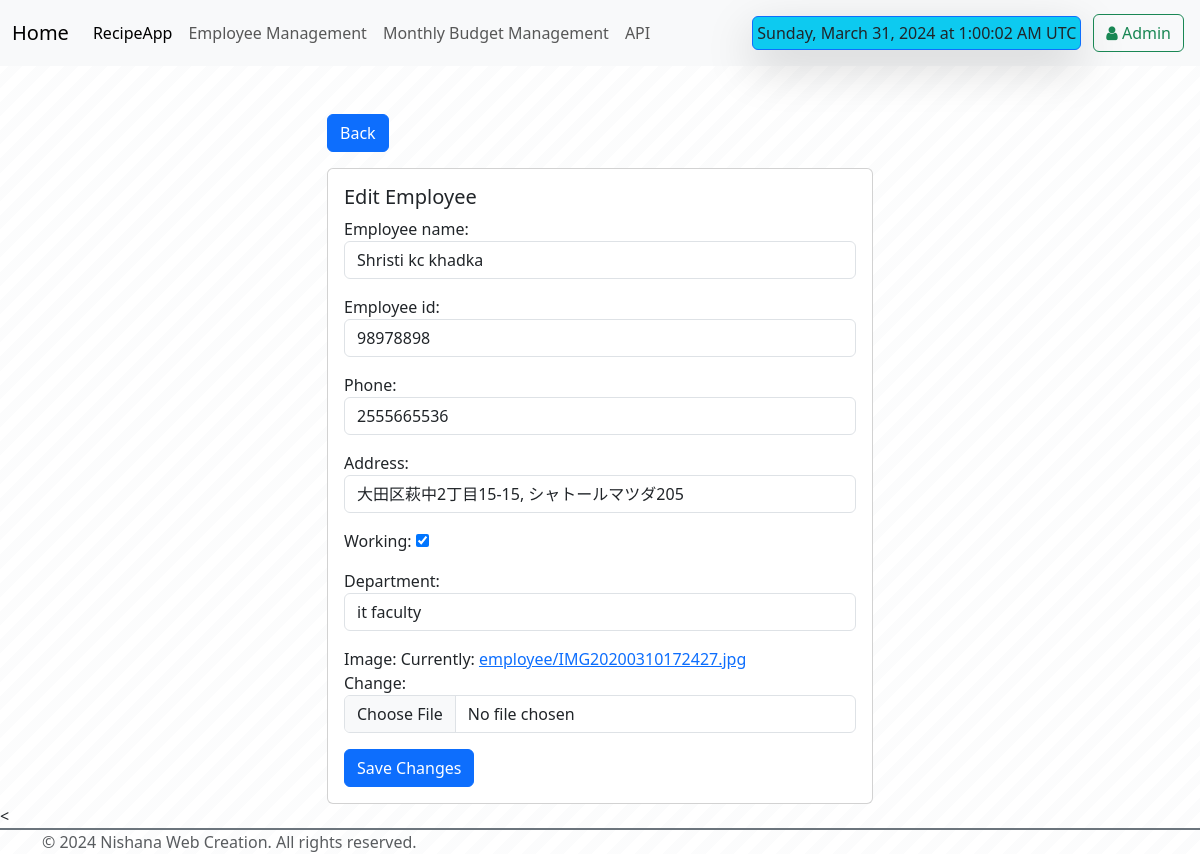
/employeemanagement/update_employee/2/, run on the app's committed database.
### employeemanagement/models.py (models this page shows, shortened)
class Employee(models.Model):
    employee_name = models.CharField(max_length = 100)
    employee_id = models.CharField(max_length = 100)
    phone = models.CharField(max_length = 10)
    address = models.CharField(max_length = 100)
    working = models.BooleanField(default = True)
    department = models.CharField(max_length = 10)
    image = models.ImageField(upload_to="employee/")

### employeemanagement/views.py (the view)
# urls.py: path('update_employee/<int:id>/', update_employee, name='update_employee'),
def update_employee(request, id):
    employee = get_object_or_404(Employee, id=id)
    print(id)
    if request.method == 'POST':
        form = EmployeeForm(request.POST, request.FILES, instance=employee)
        if form.is_valid():
            form.save()
            return redirect('/employeemanagement/emp_home/')
    else:
        form = EmployeeForm(instance=employee)
    return render(request, 'edit_employee.html', {'form': form})

### employeemanagement/form.py
class EmployeeForm(forms.ModelForm):
    class Meta:
        model = Employee
        fields = ['employee_name', 'employee_id', 'phone', 'address', 'working', 'department', 'image']
    def __init__(self, *args, **kwargs):
        super(EmployeeForm, self).__init__(*args, **kwargs)
        for visible in self.visible_fields():
            if visible.name != 'working':  # Exclude the "working" field
                visible.field.widget.attrs['class'] = 'form-control'

### employeemanagement/templates/edit_employee.html (shortened to what this page needs)
{% extends "base.html" %}
{% block start%}
<div class="container mt-5">
    <div class="row justify-content-center">
        <div class="col-md-6">
            <div class="text-start mb-3">
                <a href="/emp_home/" class="btn btn-primary">Back</a>
            </div>
            <div class="card">
                <div class="card-body">
                    <h5 class="card-title">Edit Employee</h5>
                    <form method="post" enctype="multipart/form-data">
                        {{ form.as_p }}
                        <button type="submit" class="btn btn-primary">Save Changes</button>
                    </form>
                </div>
            </div>
        </div>
    </div>
</div>
<
{% endblock %}

### data on the page
Employee: employee_name "Shristi kc khadka", employee_id "98978898", phone "2555665536", address "大田区萩中2丁目15-15, シャトールマツダ205", working "☑", department "it faculty"
